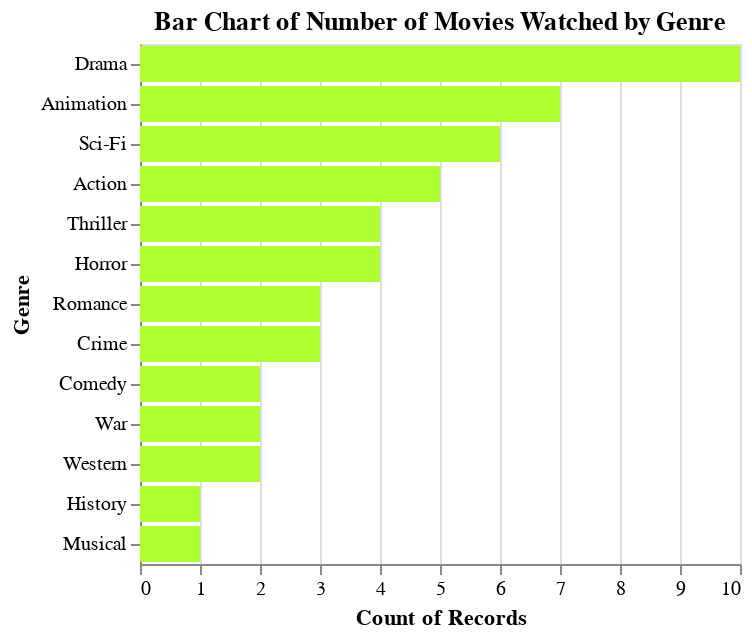

Notebook cell for this chart:
### Markdown cell above
For my dataset, I used data from [**Letterboxd**](https://letterboxd.com/), a popular web platform for movie enthusiasts where users can catalog, rate, and review the films they've watched. Although the site provides an API, I chose not to use it because I found its structure confusing and overly complex for my needs. Instead, I manually collected the information from the films I’ve seen.

The dataset contains the following columns:

- **ID**: A unique identifier for each film.
- **Title**: The title of the film.
- **Director**: The director of the film.
- **Genre**: The main genre(s) of the film.
- **Month**: The month I watched the film.
- **Year**: The year the film was released.
- **Duration**: The duration of the film in minutes.
- **Rating**: My personal rating for the film, on a scale of 0 to 10.
- **Country**: The country of origin of the film.

I recorded information on **50 films** that I have watched and rated.

### Code cell
alt.Chart(df).mark_bar(color='greenyellow').encode(
    y=alt.Y('Genre', sort=alt.EncodingSortField(field='count()', op='count', order='descending')),
    x='count()',
    tooltip=['Genre', 'count()']
).interactive().properties(
    title='Bar Chart of Number of Movies Watched by Genre'
)

### Figure 1 — Vega-Lite specification as saved in the notebook (floating-point values rounded to 4 significant figures)
{"config": {"view": {"continuousWidth": 300, "continuousHeight": 300}}, "data": {"name": "data-4d1c245fdc34de9f4cb2ed40f5001577"}, "mark": {"type": "bar", "color": "greenyellow"}, "encoding": {"tooltip": [{"field": "Genre", "type": "nominal"}, {"aggregate": "count", "type": "quantitative"}], "x": {"aggregate": "count", "type": "quantitative"}, "y": {"field": "Genre", "sort": {"field": "count()", "op": "count", "order": "descending"}, "type": "nominal"}}, "params": [{"name": "param_1", "select": {"type": "interval", "encodings": ["x", "y"]}, "bind": "scales"}], "title": "Bar Chart of Number of Movies Watched by Genre", "$schema": "https://vega.github.io/schema/vega-lite/v5.20.1.json", "datasets": {"data-4d1c245fdc34de9f4cb2ed40f5001577": [{"ID": 1, "Title": "Inception", "Director": "Christopher Nolan", "Genre": "Sci-Fi", "Month": "January", "Year": 2023, "Duration (min)": 148, "Rating (out of 10)": 9.0, "Country": "USA"}, {"ID": 2, "Title": "Parasite", "Director": "Bong Joon-ho", "Genre": "Thriller", "Month": "February", "Year": 2023, "Duration (min)": 132, "Rating (out of 10)": 9.1, "Country": "South Korea"}, {"ID": 3, "Title": "The Godfather", "Director": "Francis Ford Coppola", "Genre": "Drama", "Month": "March", "Year": 2023, "Duration (min)": 175, "Rating (out of 10)": 9.2, "Country": "USA"}, {"ID": 4, "Title": "Spirited Away", "Director": "Hayao Miyazaki", "Genre": "Animation", "Month": "January", "Year": 2023, "Duration (min)": 125, "Rating (out of 10)": 8.9, "Country": "Japan"}, {"ID": 5, "Title": "The Dark Knight", "Director": "Christopher Nolan", "Genre": "Action", "Month": "April", "Year": 2023, "Duration (min)": 152, "Rating (out of 10)": 9.0, "Country": "USA"}, {"ID": 6, "Title": "Amélie", "Director": "Jean-Pierre Jeunet", "Genre": "Romance", "Month": "March", "Year": 2023, "Duration (min)": 122, "Rating (out of 10)": 8.3, "Country": "France"}, {"ID": 7, "Title": "The Matrix", "Director": "Lana Wachowski", "Genre": "Sci-Fi", "Month": "May", "Year": 2023, "Duration (min)": 136, "Rating (out of 10)": 8.7, "Country": "USA"}, {"ID": 8, "Title": "Schindler's List", "Director": "Steven Spielberg", "Genre": "History", "Month": "April", "Year": 2023, "Duration (min)": 195, "Rating (out of 10)": 9.0, "Country": "USA"}, {"ID": 9, "Title": "La La Land", "Director": "Damien Chazelle", "Genre": "Musical", "Month": "February", "Year": 2023, "Duration (min)": 128, "Rating (out of 10)": 8.0, "Country": "USA"}, {"ID": 10, "Title": "Pulp Fiction", "Director": "Quentin Tarantino", "Genre": "Crime", "Month": "March", "Year": 2023, "Duration (min)": 154, "Rating (out of 10)": 8.9, "Country": "USA"}, {"ID": 11, "Title": "The Shawshank Redemption", "Director": "Frank Darabont", "Genre": "Drama", "Month": "May", "Year": 2023, "Duration (min)": 142, "Rating (out of 10)": 9.3, "Country": "USA"}, {"ID": 12, "Title": "Interstellar", "Director": "Christopher Nolan", "Genre": "Sci-Fi", "Month": "June", "Year": 2023, "Duration (min)": 169, "Rating (out of 10)": 8.6, "Country": "USA"}, {"ID": 13, "Title": "Get Out", "Director": "Jordan Peele", "Genre": "Horror", "Month": "July", "Year": 2023, "Duration (min)": 104, "Rating (out of 10)": 7.7, "Country": "USA"}, {"ID": 14, "Title": "The Lion King", "Director": "Jon Favreau", "Genre": "Animation", "Month": "June", "Year": 2023, "Duration (min)": 118, "Rating (out of 10)": 6.9, "Country": "USA"}, {"ID": 15, "Title": "The Grand Budapest Hotel", "Director": "Wes Anderson", "Genre": "Comedy", "Month": "July", "Year": 2023, "Duration (min)": 99, "Rating (out of 10)": 8.1, "Country": "USA"}, {"ID": 16, "Title": "Forrest Gump", "Director": "Robert Zemeckis", "Genre": "Drama", "Month": "August", "Year": 2023, "Duration (min)": 142, "Rating (out of 10)": 8.8, "Country": "USA"}, {"ID": 17, "Title": "Moonlight", "Director": "Barry Jenkins", "Genre": "Drama", "Month": "July", "Year": 2023, "Duration (min)": 111, "Rating (out of 10)": 7.4, "Country": "USA"}, {"ID": 18, "Title": "The Social Network", "Director": "David Fincher", "Genre": "Drama", "Month": "September", "Year": 2023, "Duration (min)": 120, "Rating (out of 10)": 7.7, "Country": "USA"}, {"ID": 19, "Title": "Fight Club", "Director": "David Fincher", "Genre": "Drama", "Month": "September", "Year": 2023, "Duration (min)": 139, "Rating (out of 10)": 8.8, "Country": "USA"}, {"ID": 20, "Title": "Whiplash", "Director": "Damien Chazelle", "Genre": "Drama", "Month": "October", "Year": 2023, "Duration (min)": 107, "Rating (out of 10)": 8.5, "Country": "USA"}, {"ID": 21, "Title": "Hacksaw Ridge", "Director": "Mel Gibson", "Genre": "War", "Month": "October", "Year": 2023, "Duration (min)": 139, "Rating (out of 10)": 8.1, "Country": "USA"}, {"ID": 22, "Title": "Her", "Director": "Spike Jonze", "Genre": "Romance", "Month": "November", "Year": 2023, "Duration (min)": 126, "Rating (out of 10)": 8.0, "Country": "USA"}, {"ID": 23, "Title": "Coco", "Director": "Lee Unkrich", "Genre": "Animation", "Month": "December", "Year": 2023, "Duration (min)": 105, "Rating (out of 10)": 8.4, "Country": "USA"}, {"ID": 24, "Title": "Joker", "Director": "Todd Phillips", "Genre": "Drama", "Month": "December", "Year": 2023, "Duration (min)": 122, "Rating (out of 10)": 8.5, "Country": "USA"}, {"ID": 25, "Title": "The Irishman", "Director": "Martin Scorsese", "Genre": "Crime", "Month": "October", "Year": 2023, "Duration (min)": 209, "Rating (out of 10)": 7.8, "Country": "USA"}, {"ID": 26, "Title": "Avatar", "Director": "James Cameron", "Genre": "Sci-Fi", "Month": "August", "Year": 2023, "Duration (min)": 162, "Rating (out of 10)": 7.9, "Country": "USA"}, {"ID": 27, "Title": "1917", "Director": "Sam Mendes", "Genre": "War", "Month": "November", "Year": 2023, "Duration (min)": 119, "Rating (out of 10)": 8.3, "Country": "UK"}, {"ID": 28, "Title": "Jojo Rabbit", "Director": "Taika Waititi", "Genre": "Comedy", "Month": "November", "Year": 2023, "Duration (min)": 108, "Rating (out of 10)": 7.9, "Country": "USA"}, {"ID": 29, "Title": "The Prestige", "Director": "Christopher Nolan", "Genre": "Thriller", "Month": "August", "Year": 2023, "Duration (min)": 130, "Rating (out of 10)": 8.5, "Country": "USA"}, {"ID": 30, "Title": "Blade Runner 2049", "Director": "Dennis Villeneuve", "Genre": "Sci-Fi", "Month": "September", "Year": 2023, "Duration (min)": 164, "Rating (out of 10)": 8.0, "Country": "USA"}, {"ID": 31, "Title": "Toy Story 4", "Director": "Josh Cooley", "Genre": "Animation", "Month": "July", "Year": 2023, "Duration (min)": 100, "Rating (out of 10)": 7.8, "Country": "USA"}, {"ID": 32, "Title": "The Wolf of Wall Street", "Director": "Martin Scorsese", "Genre": "Crime", "Month": "September", "Year": 2023, "Duration (min)": 180, "Rating (out of 10)": 8.2, "Country": "USA"}, {"ID": 33, "Title": "Mad Max: Fury Road", "Director": "George Miller", "Genre": "Action", "Month": "October", "Year": 2023, "Duration (min)": 120, "Rating (out of 10)": 8.1, "Country": "Australia"}, {"ID": 34, "Title": "The Revenant", "Director": "Alejandro G. Iñárritu", "Genre": "Drama", "Month": "October", "Year": 2023, "Duration (min)": 156, "Rating (out of 10)": 8.0, "Country": "USA"}, {"ID": 35, "Title": "The Hateful Eight", "Director": "Quentin Tarantino", "Genre": "Western", "Month": "November", "Year": 2023, "Duration (min)": 168, "Rating (out of 10)": 7.8, "Country": "USA"}, {"ID": 36, "Title": "Lady Bird", "Director": "Greta Gerwig", "Genre": "Drama", "Month": "December", "Year": 2023, "Duration (min)": 94, "Rating (out of 10)": 7.4, "Country": "USA"}, {"ID": 37, "Title": "Django Unchained", "Director": "Quentin Tarantino", "Genre": "Western", "Month": "November", "Year": 2023, "Duration (min)": 165, "Rating (out of 10)": 8.4, "Country": "USA"}, {"ID": 38, "Title": "Arrival", "Director": "Dennis Villeneuve", "Genre": "Sci-Fi", "Month": "October", "Year": 2023, "Duration (min)": 116, "Rating (out of 10)": 7.9, "Country": "USA"}, {"ID": 39, "Title": "Black Panther", "Director": "Ryan Coogler", "Genre": "Action", "Month": "September", "Year": 2023, "Duration (min)": 134, "Rating (out of 10)": 7.3, "Country": "USA"}, {"ID": 40, "Title": "A Quiet Place", "Director": "John Krasinski", "Genre": "Horror", "Month": "August", "Year": 2023, "Duration (min)": 90, "Rating (out of 10)": 7.5, "Country": "USA"}, {"ID": 41, "Title": "The Avengers", "Director": "Joss Whedon", "Genre": "Action", "Month": "June", "Year": 2023, "Duration (min)": 143, "Rating (out of 10)": 8.0, "Country": "USA"}, {"ID": 42, "Title": "Guardians of the Galaxy", "Director": "James Gunn", "Genre": "Action", "Month": "July", "Year": 2023, "Duration (min)": 121, "Rating (out of 10)": 8.0, "Country": "USA"}, {"ID": 43, "Title": "Shrek", "Director": "Andrew Adamson", "Genre": "Animation", "Month": "May", "Year": 2023, "Duration (min)": 90, "Rating (out of 10)": 7.9, "Country": "USA"}, {"ID": 44, "Title": "The Lighthouse", "Director": "Robert Eggers", "Genre": "Horror", "Month": "August", "Year": 2023, "Duration (min)": 109, "Rating (out of 10)": 7.6, "Country": "USA"}, {"ID": 45, "Title": "Inside Out", "Director": "Pete Docter", "Genre": "Animation", "Month": "July", "Year": 2023, "Duration (min)": 95, "Rating (out of 10)": 8.1, "Country": "USA"}, {"ID": 46, "Title": "No Country for Old Men", "Director": "Joel Coen", "Genre": "Thriller", "Month": "June", "Year": 2023, "Duration (min)": 122, "Rating (out of 10)": 8.1, "Country": "USA"}, {"ID": 47, "Title": "Zootopia", "Director": "Byron Howard", "Genre": "Animation", "Month": "August", "Year": 2023, "Duration (min)": 108, "Rating (out of 10)": 8.0, "Country": "USA"}, {"ID": 48, "Title": "Memento", "Director": "Christopher Nolan", "Genre": "Thriller", "Month": "May", "Year": 2023, "Duration (min)": 113, "Rating (out of 10)": 8.4, "Country": "USA"}, {"ID": 49, "Title": "Titanic", "Director": "James Cameron", "Genre": "Romance", "Month": "April", "Year": 2023, "Duration (min)": 195, "Rating (out of 10)": 7.8, "Country": "USA"}, {"ID": 50, "Title": "The Sixth Sense", "Director": "M. Night Shyamalan", "Genre": "Horror", "Month": "December", "Year": 2023, "Duration (min)": 107, "Rating (out of 10)": 8.1, "Country": "USA"}]}}
